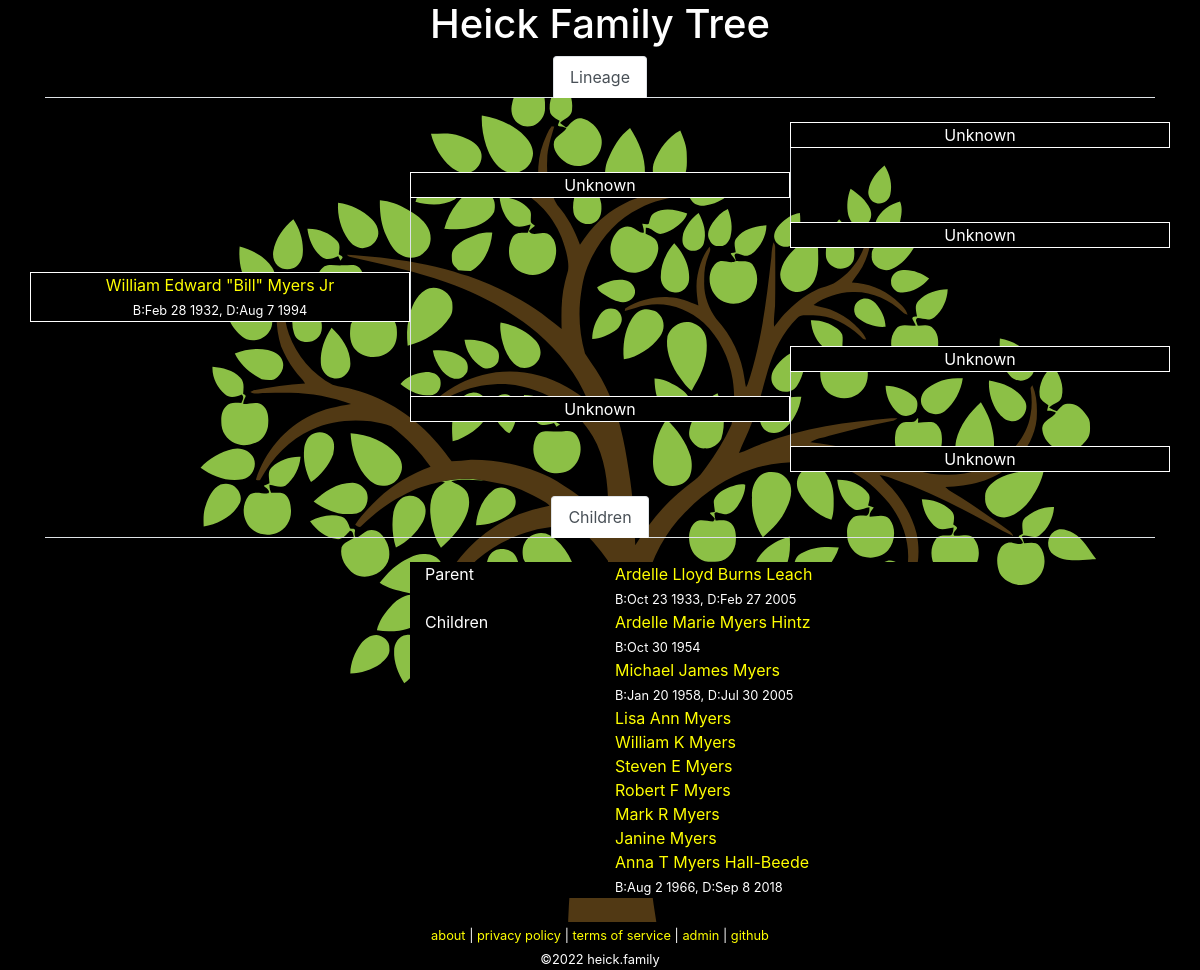
Screenshot of /tree.php?id=33 with the database file from the repository.
### tables this page shows
CREATE TABLE `family` (
  `id` int(10) unsigned NOT NULL AUTO_INCREMENT COMMENT 'primary key',
  `name` char(200) NOT NULL,
  `parent-bio-x` int(10) unsigned NOT NULL DEFAULT 0 COMMENT 'mother xx',
  `parent-bio-y` int(10) unsigned NOT NULL DEFAULT 0 COMMENT 'father xy',
  `parent-adopt-x` int(10) unsigned NOT NULL DEFAULT 0,
  `parent-adopt-y` int(10) unsigned NOT NULL DEFAULT 0,
  `partner` int(10) unsigned NOT NULL DEFAULT 0,
  `dob` char(10) NOT NULL DEFAULT '0000-00-00' COMMENT 'date of birth ymd',
  `dod` char(10) NOT NULL DEFAULT '0000-00-00' COMMENT 'date of death ymd',
  `lastupdated` datetime NOT NULL DEFAULT current_timestamp() ON UPDATE current_timestamp(),
  PRIMARY KEY (`id`)
);

### lib/Family.php (called while the page is built, shortened)
<?php
class Family
{
	private static $link = null;
	public static function getPerson($id = 0)
	{
		if ($id == 0)
		{
			return [];
		}
		$query = 'SELECT * FROM `family` WHERE `id`=' . self::_escape($id) . ' LIMIT 1';
		$result = self::_query($query);
		while ($row = mysqli_fetch_assoc($result)) {
			return $row;
		}
		return [];
	}
	public static function getParents($id = 0)
	{
		$person = self::getPerson($id);
		$parent_bio_x = isset($person['parent-bio-x']) ? $person['parent-bio-x'] : 0;
		$parent_bio_y = isset($person['parent-bio-y']) ? $person['parent-bio-y'] : 0;
		$parent_adopt_a = isset($person['parent-adopt-x']) ? $person['parent-adopt-x'] : 0;
		$parent_adopt_b = isset($person['parent-adopt-y']) ? $person['parent-adopt-y'] : 0;
		$data = [
			'bio-x' => self::getPerson($parent_bio_x),
			'bio-y' => self::getPerson($parent_bio_y),
			'adopt-x' => self::getPerson($parent_adopt_a),
			'adopt-y' => self::getPerson($parent_adopt_b),
		];
		return $data;
	}
	public static function getPartner($id = 0)
	{
		$person = self::getPerson($id);
		$partner = isset($person['partner']) ? $person['partner'] : 0;
		if ($partner == 0)
		{
			return [];
		}
		return self::getPerson($partner);
	}
	public static function getChildren($id = 0)
	{
		$data = [];
		$query = 'SELECT * FROM `family` WHERE (`parent-bio-x`=' . self::_escape($id) . ' OR `parent-bio-y`=' . self::_escape($id) . ')';
		$result = self::_query($query);
		while ($row = mysqli_fetch_assoc($result))
		{
			$child = $row['id'];
			if ($row['parent-bio-x'] == $id)
			{
				$partner = $row['parent-bio-y'];
			}
			else
			{
				$partner = $row['parent-bio-x'];
			}
			if (!isset($data[$partner]))
			{
				$data[$partner] = [];
			}
			$data[$partner][] = $child;
		}
		return $data;
	}
	public static function getLineage($id = 0)
	{
		$lineage = [
			'partner' => ['id' => 0, 'name' => 'unknown' ],
			'parent-bio-x' => ['id' => 0, 'name' => 'unknown' ],
			'parent-bio-y' => ['id' => 0, 'name' => 'unknown' ],
			'parent-adopt-x' => ['id' => 0, 'name' => 'unknown' ],
			'parent-adopt-y' => ['id' => 0, 'name' => 'unknown' ],
			'parent-x-parent-bio-x' => ['id' => 0, 'name' => 'unknown' ],
			'parent-x-parent-bio-y' => ['id' => 0, 'name' => 'unknown' ],
			'parent-y-parent-bio-x' => ['id' => 0, 'name' => 'unknown' ],
			'parent-y-parent-bio-y' => ['id' => 0, 'name' => 'unknown' ],
		];
		$partner = self::getPartner($id);
		$lineage['partner']['id'] = isset($partner['id']) ? $partner['id'] : 0;
		$lineage['partner']['name'] = self::formatName(self::getPerson($lineage['partner']['id']));
		$parents = self::getParents($id);
		$lineage['parent-bio-x']['id'] = isset($parents['bio-x']['id']) ? $parents['bio-x']['id'] : 0;
		$lineage['parent-bio-x']['name'] = self::formatName(self::getPerson($lineage['parent-bio-x']['id']));
		$lineage['parent-bio-y']['id'] = isset($parents['bio-y']['id']) ? $parents['bio-y']['id'] : 0;
		$lineage['parent-bio-y']['name'] = self::formatName(self::getPerson($lineage['parent-bio-y']['id']));
		$lineage['parent-adopt-x']['id'] = isset($parents['adopt-x']['id']) ? $parents['adopt-x']['id'] : 0;
		$lineage['parent-adopt-x']['name'] = self::formatName(self::getPerson($lineage['parent-adopt-x']['id']));
		$lineage['parent-adopt-y']['id'] = isset($parents['adopt-y']['id']) ? $parents['adopt-y']['id'] : 0;
		$lineage['parent-adopt-y']['name'] = self::formatName(self::getPerson($lineage['parent-adopt-y']['id']));
		$parents = self::getParents($lineage['parent-bio-x']['id']);
		$lineage['parent-x-parent-bio-x']['id'] = isset($parents['bio-x']['id']) ? $parents['bio-x']['id'] : 0;
		$lineage['parent-x-parent-bio-x']['name'] = self::formatName(self::getPerson($lineage['parent-x-parent-bio-x']['id']));
		$lineage['parent-x-parent-bio-y']['id'] = isset($parents['bio-y']['id']) ? $parents['bio-y']['id'] : 0;
		$lineage['parent-x-parent-bio-y']['name'] = self::formatName(self::getPerson($lineage['parent-x-parent-bio-y']['id']));
		$parents = self::getParents($lineage['parent-bio-y']['id']);
		$lineage['parent-y-parent-bio-x']['id'] = isset($parents['bio-x']['id']) ? $parents['bio-x']['id'] : 0;
		$lineage['parent-y-parent-bio-x']['name'] = self::formatName(self::getPerson($lineage['parent-y-parent-bio-x']['id']));
		$lineage['parent-y-parent-bio-y']['id'] = isset($parents['bio-y']['id']) ? $parents['bio-y']['id'] : 0;
		$lineage['parent-y-parent-bio-y']['name'] = self::formatName(self::getPerson($lineage['parent-y-parent-bio-y']['id']));
		return $lineage;
	}
	public static function formatName($id = [])
	{
		if (isset($id['name']))
		{
			return $id['name'];
		}
		return 'Unknown';
	}
	protected static function _query($query = null)
	{
		$result = mysqli_query(self::$link, $query);
		return $result;
	}
	protected static function _escape($string = "")
	{
		return mysqli_real_escape_string(self::$link, $string);
	}
	protected static function _connect()
	{
		if (!is_null(self::$link))
		{
			return;
		}
		$config = json_decode(file_get_contents('../conf/configuration.json'), true);
		$db = $config['database'];
		self::$link = mysqli_connect($db['hostname'], $db['username'], $db['password'], $db['database']);
		return;
	}
}

### www/tree.php (the view, shortened to what this page needs)
<?php
require_once('../lib/Family.php');
$id = isset($_GET['id']) ? intval($_GET['id']) : null;
$me = Family::getPerson($id);
$lineage = Family::getLineage($me['id']);
$lineage['me'] = [
	'id' => $me['id'],
	'name' => Family::formatName($me),
];
function showMember($fam, $extra = '')
{
	if ($fam['id'] == 0)
	{
		echo $fam['name'];
	}
	else
	{
		echo '<a href="?id=' . $fam['id'] . '">' . $fam['name'] . '</a>';
		$data = Family::getPerson($fam['id']);
		$subtext = '';
		if ($data['dob'] != '0000-00-00')
		{
			$subtext .= 'B:' . date("M j Y", strtotime($data['dob']));
		}
		if ($data['dod'] != '0000-00-00')
		{
			if (strlen($subtext) > 0)
			{
				$subtext .= ', ';
			}
			$subtext .= 'D:' . date("M j Y", strtotime($data['dod']));
		}
		if (strlen($subtext) > 0)
		{
			echo '<br />';
			echo '<span class="small">' . $subtext . '</span>';
		}
	}
}
?><!DOCTYPE html>
<html lang="en">
	<head>
		<link rel="stylesheet" href="https://cdn.jsdelivr.net/npm/bootstrap@4.6.0/dist/css/bootstrap.min.css">
		<link rel="stylesheet" href="/media/theme.css">
		<link rel="stylesheet" href="/media/tree.css">
	</head>
	<body>
		<div class="container">
<?php require_once("header.php"); ?>
			<div class="row">
				<div class="col">
					<ul class="nav nav-tabs justify-content-center">
						<li class="nav-item">
							<a class="nav-link active" id='tab-lineage' href="#">Lineage</a>
						</li>
					</ul>
				</div>
			</div>
			<div class="row">
				<div class="col-4">&nbsp;</div>
				<div class="col-4">&nbsp;</div>
				<div class="col-4">&nbsp;</div>
			</div>
			<div class="row">
				<div class="col-4">&nbsp;</div>
				<div class="col-4">&nbsp;</div>
				<div title="grandparent" class="col-4 text-center border-full background-black"><?php showMember($lineage['parent-y-parent-bio-y']); ?></div>
			</div>
			<div class="row">
				<div class="col-4">&nbsp;</div>
				<div class="col-4">&nbsp;</div>
				<div class="col-4 border-left">&nbsp;</div>
			</div>
			<div class="row">
				<div class="col-4">&nbsp;</div>
				<div title="parent" class="col-4 text-center border-full background-black"><?php
if ((($lineage['parent-bio-y']['id'] != 0) && ($lineage['parent-adopt-y']['id'] != 0)) || ($lineage['parent-adopt-y']['id'] != 0))
	if ($lineage['parent-bio-y']['id'] == 0)
	{
		showMember($lineage['parent-adopt-y'], '(adopted)');
	}
	else
	{
		showMember($lineage['parent-bio-y'], '(bio)');
		echo '<br />';
		showMember($lineage['parent-adopt-y'], '(adopted)');
	}
else {
	showMember($lineage['parent-bio-y']);
}
?></div>
				<div class="col-4 border-left">&nbsp;</div>
			</div>
			<div class="row">
				<div class="col-4">&nbsp;</div>
				<div class="col-4 border-left">&nbsp;</div>
				<div class="col-4 border-left">&nbsp;</div>
			</div>
			<div class="row">
				<div class="col-4">&nbsp;</div>
				<div class="col-4 border-left">&nbsp;</div>
				<div title="grandparent" class="col-4 text-center border-full background-black"><?php showMember($lineage['parent-y-parent-bio-x']); ?></div>
			</div>
			<div class="row">
				<div class="col-4">&nbsp;</div>
				<div class="col-4 border-left">&nbsp;</div>
				<div class="col-4">&nbsp;</div>
			</div>
			<div class="row">
				<div title="self" class="col-4 text-center border-full background-black"><?php showMember($lineage['me']); ?></div>
				<div class="col-4 border-left">&nbsp;</div>
				<div class="col-4">&nbsp;</div>
			</div>
			<div class="row">
				<div class="col-4">&nbsp;</div>
				<div class="col-4 border-left">&nbsp;</div>
				<div class="col-4">&nbsp;</div>
			</div>
			<div class="row">
				<div class="col-4">&nbsp;</div>
				<div class="col-4 border-left">&nbsp;</div>
				<div title="grandparent" class="col-4 text-center border-full background-black"><?php showMember($lineage['parent-x-parent-bio-y']); ?></div>
			</div>
			<div class="row">
				<div class="col-4">&nbsp;</div>
				<div class="col-4 border-left">&nbsp;</div>
				<div class="col-4 border-left">&nbsp;</div>
			</div>
			<div class="row">
				<div class="col-4">&nbsp;</div>
				<div title="parent" class="col-4 text-center border-full background-black"><?php
if ((($lineage['parent-bio-x']['id'] != 0) && ($lineage['parent-adopt-x']['id'] != 0)) || ($lineage['parent-adopt-x']['id'] != 0))
	if ($lineage['parent-bio-x']['id'] == 0)
	{
		showMember($lineage['parent-adopt-x'], '(adopted)');
	}
	else
	{
		showMember($lineage['parent-bio-x'], '(bio)');
		echo '<br />';
		showMember($lineage['parent-adopt-x'], '(adopted)');
	}
else {
	showMember($lineage['parent-bio-x']);
}
?></div>
				<div class="col-4 border-left">&nbsp;</div>
			</div>
			<div class="row">
				<div class="col-4">&nbsp;</div>
				<div class="col-4">&nbsp;</div>
				<div class="col-4 border-left">&nbsp;</div>
			</div>
			<div class="row">
				<?php
if ($lineage['partner']['id'] == 0)
{
	echo '<div class="col-4">&nbsp;</div>';
}
else
{
	echo '<div title="partner" class="col-4 text-center border-full background-black">';
	showMember($lineage['partner']);
	echo '</div>';
}
				?>
				<div class="col-4">&nbsp;</div>
				<div title="grandparent" class="col-4 text-center border-full background-black"><?php showMember($lineage['parent-x-parent-bio-x']); ?></div>
			</div>
			<div class="row">
				<div class="col-12">&nbsp;</div>
			</div>
<?php
$children = Family::getChildren($id);
if (count($children) > 0)
{
?>
			<ul class="nav nav-tabs justify-content-center">
				<li class="nav-item">
					<a class="nav-link active" id='tab-children' href="#">Children</a>
				</li>
			</ul>
			<div class="row">
				<div class="col-12">&nbsp;</div>
			</div>
<?php
foreach ($children as $parent => $childs)
{
	echo "\t\t\t" . '<div class="row">' . "\n";
	echo "\t\t\t\t" . '<div class="col-4">&nbsp;</div>' . "\n";
	echo "\t\t\t\t" . '<div class="col-2 background-black">Parent</div>' . "\n";
	echo "\t\t\t\t" . '<div class="col-4 background-black">';
	$parent_info = Family::getPerson($parent);
	if (isset($parent_info['id']))
	{
		showMember(['id' => $parent_info['id'], 'name' => Family::formatName($parent_info)]);
	}
	else
	{
		echo "Unknown";
	}
	echo '</div>' . "\n";
	echo "\t\t\t\t" . '<div class="col-2">&nbsp;</div>' . "\n";
	echo "\t\t\t" . '</div>' . "\n";
	echo "\t\t\t" . '<div class="row">' . "\n";
	echo "\t\t\t\t" . '<div class="col-4">&nbsp;</div>' . "\n";
	echo "\t\t\t\t" . '<div class="col-2 background-black">Children</div>' . "\n";
	echo "\t\t\t\t" . '<div class="col-4 background-black">';
	foreach ($childs as $c)
	{
		$child_info = Family::getPerson($c);
		showMember(['id' => $child_info['id'], 'name' => Family::formatName($child_info)]);
		echo '<br>';
	}
	echo '</div>' . "\n";
	echo "\t\t\t\t" . '<div class="col-2">&nbsp;</div>' . "\n";
	echo "\t\t\t" . '</div>' . "\n";
	echo "\t\t\t" . '<div class="row">' . "\n";
	echo "\t\t\t" . '<div class="col-12">&nbsp;</div>' . "\n";
	echo "\t\t\t" . '</div>' . "\n";
}
?>
<?php
}
?>
<?php require_once("footer.php"); ?>
		</div>
	</body>
</html>

### www/media/theme.css (style rules this page uses)
body, table, tr, td { background: black; color: white; }
a { color: yellow; background: black; }
body { background-image: url('/media/family-tree-fixed.svg'); background-size: cover; background-repeat: no-repeat; }
.background-black { background-color: black; }
div.col { background-color: black; }

### www/media/tree.css (style rules this page uses)
.border-full { border: 1px solid white; }
.border-left { border-left: 1px solid white; }
.background-black { background-color: black; }

### rows the page displays
family: name "William Edward \"Bill\" Myers Jr", subtext "B:Feb 28 1932, D:Aug 7 1994"
family: name "Ardelle Lloyd Burns Leach", subtext "B:Oct 23 1933, D:Feb 27 2005"
family: name "Ardelle Marie Myers Hintz", subtext "B:Oct 30 1954"
family: name "Michael James Myers", subtext "B:Jan 20 1958, D:Jul 30 2005"
family: name "Lisa Ann Myers"
family: name "William K Myers"
family: name "Steven E Myers"
family: name "Robert F Myers"
family: name "Mark R Myers"
family: name "Janine Myers"
family: name "Anna T Myers Hall-Beede", subtext "B:Aug 2 1966, D:Sep 8 2018"

### other values shown
$fam['name'] "Unknown Unknown Unknown Unknown Unknown Unknown"
